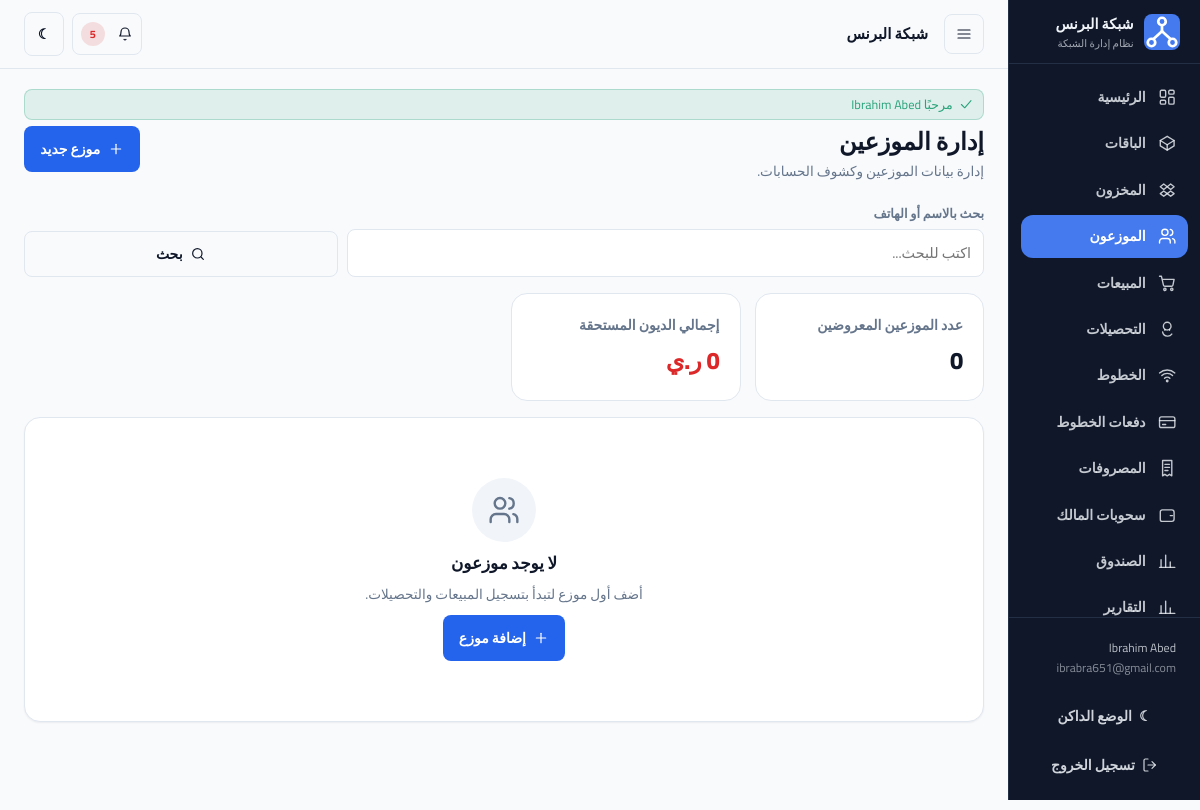
The app's page /distributors (signed in) with its own data.
### tables this page shows
CREATE TABLE `settings` (
  `id` int unsigned NOT NULL AUTO_INCREMENT,
  `network_name` varchar(150) NOT NULL DEFAULT 'شبكة البرنس',
  `currency` varchar(10) NOT NULL DEFAULT 'YER',
  `currency_symbol` varchar(10) NOT NULL DEFAULT 'ر.ي',
  `admin_email` varchar(190) DEFAULT NULL,
  `opening_balance` decimal(14,2) NOT NULL DEFAULT '0.00',
  `low_stock_threshold` int unsigned NOT NULL DEFAULT '10',
  `updated_at` datetime NOT NULL,
  PRIMARY KEY (`id`)
);

CREATE TABLE `users` (
  `id` int unsigned NOT NULL AUTO_INCREMENT,
  `name` varchar(120) NOT NULL,
  `email` varchar(190) NOT NULL,
  `username` varchar(60) DEFAULT NULL,
  `password_hash` varchar(255) NOT NULL,
  `role` enum('admin','user') NOT NULL DEFAULT 'admin',
  `status` enum('active','disabled') NOT NULL DEFAULT 'active',
  `last_login_at` datetime DEFAULT NULL,
  `created_at` datetime NOT NULL,
  `updated_at` datetime NOT NULL,
  PRIMARY KEY (`id`),
  UNIQUE KEY `uq_users_email` (`email`),
  UNIQUE KEY `uq_users_username` (`username`)
);

### app/Views/partials/notifications.php (the view, shortened to what the rows shown need)
<?php
$count = (int) ($alertsCount ?? 0);
?>
<div class="notifications">
    <button type="button" class="btn btn--outline btn--icon" data-notifications-toggle aria-label="التنبيهات">
        <?= icon('bell') ?>
        <?php if ($count > 0): ?>
            <span class="badge badge--danger ms-1"><?= e((string) $count) ?></span>
        <?php endif; ?>
    </button>
</div>

### app/Services/Core/Router.php (shortened to what the rows shown need)
<?php
final class Router
{
    private array $routes = [];
    private function add(string $method, string $pattern, array $handler, array $middleware): void
    {
        $this->routes[] = [
            'method' => $method,
            'pattern' => $pattern,
            'regex' => $this->toRegex($pattern),
            'handler' => $handler,
            'middleware' => $middleware,
        ];
    }
    private function toRegex(string $pattern): string
    {
        $escaped = preg_replace('#\{([a-zA-Z_][a-zA-Z0-9_]*)\}#', '(?P<$1>[^/]+)', $pattern);
        return '#^' . $escaped . '$#';
    }
    public function dispatch(string $method, string $uri): void
    {
        $path = parse_url($uri, PHP_URL_PATH) ?: '/';
        $path = rawurldecode($path);
        $path = '/' . trim($path, '/');
        foreach ($this->routes as $route) {
            if (!preg_match($route['regex'], $path, $matches)) {
                continue;
            }
            $params = [];
            $this->run($route['handler'], $route['middleware'], $params);
            return;
        }
    }
    private function run(array $handler, array $middleware, array $params): void
    {
        foreach ($middleware as $name) {
            if ($name === 'auth') {
                Auth::requireLogin();
            }
        }
        [$class, $action] = $handler;
        $controller = new $class();
        $controller->{$action}($params);
    }
}

### app/Views/partials/sidebar.php (shortened to what the rows shown need)
<?php
$nav = [
    ['/', 'الرئيسية', 'dashboard'],
    ['/packages', 'الباقات', 'package'],
    ['/inventory', 'المخزون', 'boxes'],
    ['/distributors', 'الموزعون', 'users'],
    ['/sales', 'المبيعات', 'cart'],
    ['/collections', 'التحصيلات', 'coins'],
    ['/lines', 'الخطوط', 'wifi'],
    ['/line-payments', 'دفعات الخطوط', 'credit-card'],
    ['/expenses', 'المصروفات', 'receipt'],
    ['/owner-withdrawals', 'سحوبات المالك', 'wallet'],
    ['/cash', 'الصندوق', 'chart'],
    ['/reports', 'التقارير', 'chart'],
    ['/search', 'البحث', 'search'],
    ['/audit', 'سجل التدقيق', 'history'],
    ['/settings', 'الإعدادات', 'settings'],
    ['/backup', 'النسخ الاحتياطي', 'database'],
];
?>
<aside class="sidebar" data-sidebar>
    <div class="sidebar__brand">
        <div class="sidebar__logo"><?= icon('network') ?></div>
        <div>
            <div class="sidebar__title"><?= e($settings['network_name'] ?? 'شبكة البرنس') ?></div>
            <div class="sidebar__subtitle">نظام إدارة الشبكة</div>
        </div>
    </div>
    <nav class="sidebar__nav">
        <?php foreach ($nav as [$path, $label, $iconName]): ?>
            <a class="nav-item<?= is_active_path($path) ? ' is-active' : '' ?>" href="<?= e(url($path)) ?>">
                <?= icon($iconName) ?>
                <span><?= e($label) ?></span>
            </a>
        <?php endforeach; ?>
    </nav>
    <div class="sidebar__footer">
        <div class="sidebar__user">
            <?= e($currentUser['name'] ?? '') ?><br>
            <span class="opacity-70"><?= e($currentUser['email'] ?? '') ?></span>
        </div>
        <button type="button" class="btn btn--ghost btn--on-dark btn--block" data-theme-toggle>
            <span data-theme-icon>☾</span>
            <span data-theme-label>الوضع الداكن</span>
        </button>
        <form method="post" action="<?= e(url('/logout')) ?>">
            <button type="submit" class="btn btn--ghost btn--on-dark btn--block">
                <?= icon('logout') ?>
                <span>تسجيل الخروج</span>
            </button>
        </form>
    </div>
</aside>

### app/Views/partials/topbar.php (shortened to what the rows shown need)
<header class="topbar">
    <div class="topbar__start">
        <button type="button" class="btn btn--outline btn--icon menu-toggle" data-menu-toggle aria-label="القائمة">
            <?= icon('menu') ?>
        </button>
        <div class="brand-inline">
            <span><?= e($settings['network_name'] ?? 'شبكة البرنس') ?></span>
        </div>
    </div>
    <div class="topbar__end">
        <?php \App\Services\Core\View::partial('partials/notifications', ['alerts' => $alerts, 'alertsCount' => $alertsCount]); ?>
        <button type="button" class="btn btn--outline btn--icon" data-theme-toggle aria-label="تبديل المظهر">
            <span data-theme-icon>☾</span>
        </button>
    </div>
</header>

### records on screen
settings: network_name "شبكة البرنس"
users: name "Ibrahim Abed", email "ibrabra651@gmail.com"

### other values on screen
$label "الرئيسية"
$label "الباقات"
$label "المخزون"
$label "الموزعون"
$label "المبيعات"
$label "التحصيلات"
$label "الخطوط"
$label "دفعات الخطوط"
$label "المصروفات"
$label "سحوبات المالك"
$label "الصندوق"
$label "التقارير"
$count "5"
$flash['message'] "مرحبًا Ibrahim Abed"
money($totalDebt) "0 ر.ي"
